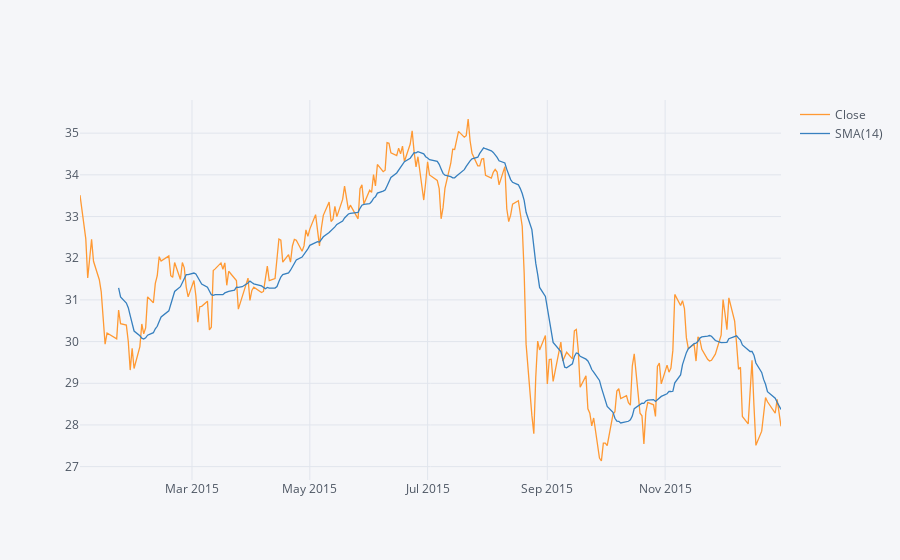

Notebook code cell kept with this figure:
### Markdown cell above
** Use .ta_plot(study='sma') to create a Simple Moving Averages plot of Morgan Stanley for the year 2015.**

### Code cell
MS['Close'].loc['2015-01-01':'2016-01-01'].ta_plot(study='sma')

### Figure 1 — Plotly figure (JSON) as saved in the notebook; plotly's stock layout.template omitted (floating-point values rounded to 4 significant figures; data arrays with more than 128 entries replaced by an {"elided": "..."} marker saying what was removed)
{"data": [{"line": {"color": "rgba(255, 153, 51, 1.0)", "dash": "solid", "shape": "linear", "width": 1.3}, "mode": "lines", "name": "Close", "text": "", "type": "scatter", "x": {"elided": "252 str values"}, "y": {"elided": "252 float values"}}, {"line": {"color": "rgba(55, 128, 191, 1.0)", "dash": "solid", "shape": "linear", "width": 1.3}, "mode": "lines", "name": "SMA(14)", "text": "", "type": "scatter", "x": {"elided": "252 str values"}, "y": {"elided": "252 mixed values"}}], "layout": {"legend": {"bgcolor": "#F5F6F9", "font": {"color": "#4D5663"}}, "paper_bgcolor": "#F5F6F9", "plot_bgcolor": "#F5F6F9", "title": {"font": {"color": "#4D5663"}}, "xaxis": {"gridcolor": "#E1E5ED", "showgrid": true, "tickfont": {"color": "#4D5663"}, "title": {"font": {"color": "#4D5663"}, "text": ""}, "zerolinecolor": "#E1E5ED"}, "yaxis": {"gridcolor": "#E1E5ED", "showgrid": true, "tickfont": {"color": "#4D5663"}, "title": {"font": {"color": "#4D5663"}, "text": ""}, "zerolinecolor": "#E1E5ED"}}}
